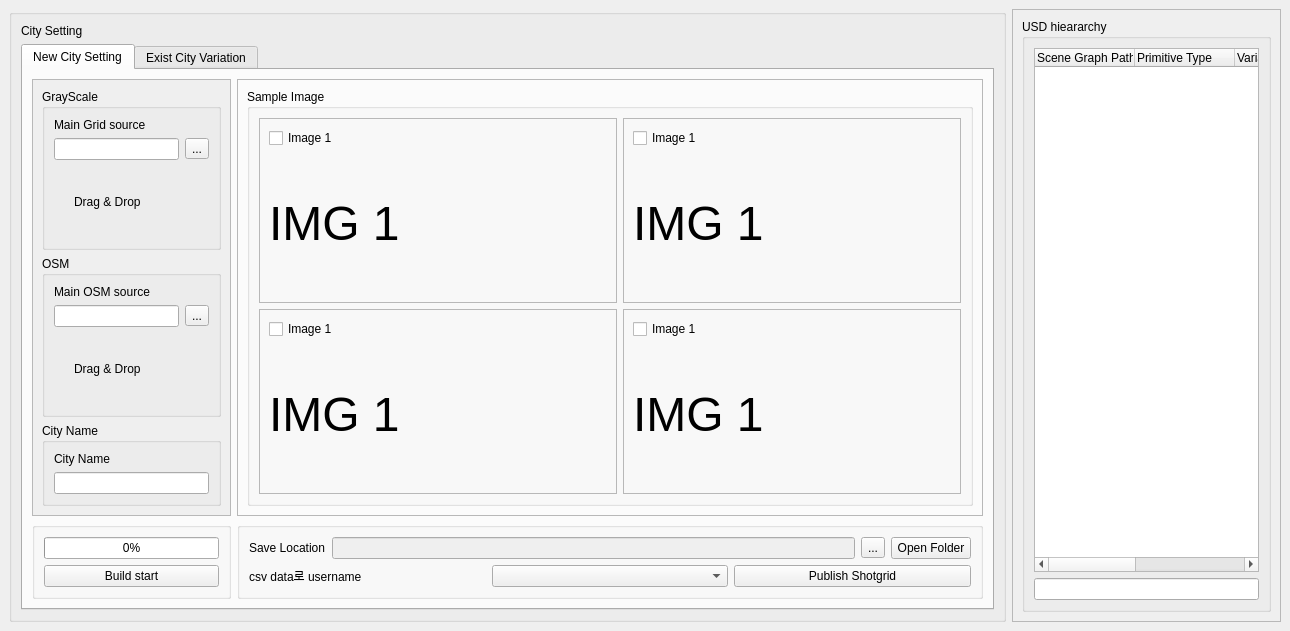
<?xml version="1.0" encoding="UTF-8"?>
<ui version="4.0">
 <class>MainWindow</class>
 <widget class="QMainWindow" name="MainWindow">
  <property name="geometry">
   <rect>
    <x>0</x>
    <y>0</y>
    <width>1290</width>
    <height>631</height>
   </rect>
  </property>
  <property name="windowTitle">
   <string>MainWindow</string>
  </property>
  <widget class="QWidget" name="centralwidget">
   <layout class="QGridLayout" name="gridLayout_5">
    <item row="0" column="0">
     <layout class="QVBoxLayout" name="verticalLayout">
      <item>
       <layout class="QHBoxLayout" name="horizontalLayout">
        <item>
         <widget class="QGroupBox" name="groupBox_9">
          <property name="title">
           <string/>
          </property>
          <layout class="QGridLayout" name="gridLayout_15">
           <item row="1" column="0">
            <widget class="QTabWidget" name="tabWidget">
             <property name="currentIndex">
              <number>0</number>
             </property>
             <widget class="QWidget" name="tab1">
              <attribute name="title">
               <string>New City Setting</string>
              </attribute>
              <layout class="QGridLayout" name="gridLayout_8">
               <item row="0" column="0">
                <widget class="QScrollArea" name="scrollArea">
                 <property name="widgetResizable">
                  <bool>true</bool>
                 </property>
                 <widget class="QWidget" name="scrollAreaWidgetContents">
                  <property name="geometry">
                   <rect>
                    <x>0</x>
                    <y>0</y>
                    <width>174</width>
                    <height>422</height>
                   </rect>
                  </property>
                  <layout class="QGridLayout" name="gridLayout_18">
                   <item row="0" column="0">
                    <widget class="QGroupBox" name="groupBox__grayscale">
                     <property name="title">
                      <string>GrayScale</string>
                     </property>
                     <layout class="QGridLayout" name="gridLayout_2">
                      <item row="0" column="0">
                       <layout class="QVBoxLayout" name="verticalLayout_2">
                        <item>
                         <widget class="QLabel" name="label__grid">
                          <property name="text">
                           <string>Main Grid source</string>
                          </property>
                         </widget>
                        </item>
                        <item>
                         <layout class="QHBoxLayout" name="horizontalLayout_2">
                          <item>
                           <widget class="QLineEdit" name="lineEdit__grid_path"/>
                          </item>
                          <item>
                           <widget class="QToolButton" name="toolButton__gird_path">
                            <property name="text">
                             <string>...</string>
                            </property>
                           </widget>
                          </item>
                         </layout>
                        </item>
                       </layout>
                      </item>
                      <item row="1" column="0">
                       <layout class="QHBoxLayout" name="horizontalLayout__dragdrop">
                        <item>
                         <spacer name="verticalSpacer_7">
                          <property name="orientation">
                           <enum>Qt::Vertical</enum>
                          </property>
                          <property name="sizeHint" stdset="0">
                           <size>
                            <width>20</width>
                            <height>40</height>
                           </size>
                          </property>
                         </spacer>
                        </item>
                        <item>
                         <widget class="QLabel" name="label_18">
                          <property name="text">
                           <string>Drag &amp; Drop</string>
                          </property>
                         </widget>
                        </item>
                        <item>
                         <spacer name="verticalSpacer_6">
                          <property name="orientation">
                           <enum>Qt::Vertical</enum>
                          </property>
                          <property name="sizeHint" stdset="0">
                           <size>
                            <width>20</width>
                            <height>40</height>
                           </size>
                          </property>
                         </spacer>
                        </item>
                       </layout>
                      </item>
                     </layout>
                    </widget>
                   </item>
                   <item row="1" column="0">
                    <widget class="QGroupBox" name="groupBox__osm">
                     <property name="title">
                      <string>OSM</string>
                     </property>
                     <layout class="QGridLayout" name="gridLayout_16">
                      <item row="0" column="0">
                       <layout class="QVBoxLayout" name="verticalLayout_6">
                        <item>
                         <layout class="QVBoxLayout" name="verticalLayout_5">
                          <item>
                           <widget class="QLabel" name="label__OSM">
                            <property name="text">
                             <string>Main OSM source</string>
                            </property>
                           </widget>
                          </item>
                          <item>
                           <layout class="QHBoxLayout" name="horizontalLayout__osm">
                            <item>
                             <widget class="QLineEdit" name="lineEdit__osm"/>
                            </item>
                            <item>
                             <widget class="QToolButton" name="toolButton__osm">
                              <property name="text">
                               <string>...</string>
                              </property>
                             </widget>
                            </item>
                           </layout>
                          </item>
                         </layout>
                        </item>
                        <item>
                         <layout class="QHBoxLayout" name="horizontalLayout__osm_2">
                          <item>
                           <spacer name="verticalSpacer_9">
                            <property name="orientation">
                             <enum>Qt::Vertical</enum>
                            </property>
                            <property name="sizeHint" stdset="0">
                             <size>
                              <width>20</width>
                              <height>40</height>
                             </size>
                            </property>
                           </spacer>
                          </item>
                          <item>
                           <widget class="QLabel" name="label_19">
                            <property name="text">
                             <string>Drag &amp; Drop</string>
                            </property>
                           </widget>
                          </item>
                          <item>
                           <spacer name="verticalSpacer_8">
                            <property name="orientation">
                             <enum>Qt::Vertical</enum>
                            </property>
                            <property name="sizeHint" stdset="0">
                             <size>
                              <width>20</width>
                              <height>40</height>
                             </size>
                            </property>
                           </spacer>
                          </item>
                         </layout>
                        </item>
                       </layout>
                      </item>
                     </layout>
                    </widget>
                   </item>
                   <item row="2" column="0">
                    <widget class="QGroupBox" name="groupBox__name">
                     <property name="title">
                      <string>City Name</string>
                     </property>
                     <layout class="QGridLayout" name="gridLayout_17">
                      <item row="0" column="0">
                       <layout class="QVBoxLayout" name="verticalLayout__name">
                        <item>
                         <widget class="QLabel" name="label_2">
                          <property name="text">
                           <string>City Name</string>
                          </property>
                         </widget>
                        </item>
                        <item>
                         <widget class="QLineEdit" name="lineEdit__city_name"/>
                        </item>
                       </layout>
                      </item>
                     </layout>
                    </widget>
                   </item>
                  </layout>
                 </widget>
                </widget>
               </item>
               <item row="0" column="1">
                <widget class="QFrame" name="frame__image">
                 <property name="frameShape">
                  <enum>QFrame::StyledPanel</enum>
                 </property>
                 <property name="frameShadow">
                  <enum>QFrame::Raised</enum>
                 </property>
                 <layout class="QGridLayout" name="gridLayout_4">
                  <item row="0" column="0">
                   <widget class="QGroupBox" name="groupBox__image">
                    <property name="title">
                     <string>Sample Image</string>
                    </property>
                    <layout class="QGridLayout" name="gridLayout_6">
                     <item row="0" column="1">
                      <widget class="QFrame" name="frame_5">
                       <property name="frameShape">
                        <enum>QFrame::StyledPanel</enum>
                       </property>
                       <property name="frameShadow">
                        <enum>QFrame::Raised</enum>
                       </property>
                       <layout class="QGridLayout" name="gridLayout_11">
                        <item row="0" column="0">
                         <widget class="QCheckBox" name="checkBox__img2">
                          <property name="text">
                           <string>Image 1</string>
                          </property>
                         </widget>
                        </item>
                        <item row="1" column="0">
                         <widget class="QLabel" name="label_13">
                          <property name="baseSize">
                           <size>
                            <width>50</width>
                            <height>50</height>
                           </size>
                          </property>
                          <property name="font">
                           <font>
                            <pointsize>36</pointsize>
                           </font>
                          </property>
                          <property name="text">
                           <string>IMG 1              </string>
                          </property>
                         </widget>
                        </item>
                       </layout>
                      </widget>
                     </item>
                     <item row="1" column="1">
                      <widget class="QFrame" name="frame_6">
                       <property name="frameShape">
                        <enum>QFrame::StyledPanel</enum>
                       </property>
                       <property name="frameShadow">
                        <enum>QFrame::Raised</enum>
                       </property>
                       <layout class="QGridLayout" name="gridLayout_12">
                        <item row="0" column="0">
                         <widget class="QCheckBox" name="checkBox__img3">
                          <property name="text">
                           <string>Image 1</string>
                          </property>
                         </widget>
                        </item>
                        <item row="1" column="0">
                         <widget class="QLabel" name="label_12">
                          <property name="baseSize">
                           <size>
                            <width>50</width>
                            <height>50</height>
                           </size>
                          </property>
                          <property name="font">
                           <font>
                            <pointsize>36</pointsize>
                           </font>
                          </property>
                          <property name="text">
                           <string>IMG 1              </string>
                          </property>
                         </widget>
                        </item>
                       </layout>
                      </widget>
                     </item>
                     <item row="1" column="0">
                      <widget class="QFrame" name="frame_4">
                       <property name="frameShape">
                        <enum>QFrame::StyledPanel</enum>
                       </property>
                       <property name="frameShadow">
                        <enum>QFrame::Raised</enum>
                       </property>
                       <layout class="QGridLayout" name="gridLayout_10">
                        <item row="1" column="0">
                         <widget class="QLabel" name="label__img3">
                          <property name="baseSize">
                           <size>
                            <width>50</width>
                            <height>50</height>
                           </size>
                          </property>
                          <property name="font">
                           <font>
                            <pointsize>36</pointsize>
                           </font>
                          </property>
                          <property name="text">
                           <string>IMG 1              </string>
                          </property>
                         </widget>
                        </item>
                        <item row="0" column="0">
                         <widget class="QCheckBox" name="checkBox_2">
                          <property name="text">
                           <string>Image 1</string>
                          </property>
                         </widget>
                        </item>
                        <item row="1" column="1">
                         <spacer name="verticalSpacer_2">
                          <property name="orientation">
                           <enum>Qt::Vertical</enum>
                          </property>
                          <property name="sizeHint" stdset="0">
                           <size>
                            <width>20</width>
                            <height>40</height>
                           </size>
                          </property>
                         </spacer>
                        </item>
                       </layout>
                      </widget>
                     </item>
                     <item row="0" column="0">
                      <widget class="QFrame" name="frame_3">
                       <property name="frameShape">
                        <enum>QFrame::StyledPanel</enum>
                       </property>
                       <property name="frameShadow">
                        <enum>QFrame::Raised</enum>
                       </property>
                       <layout class="QGridLayout" name="gridLayout_9">
                        <item row="1" column="0">
                         <widget class="QLabel" name="label">
                          <property name="baseSize">
                           <size>
                            <width>50</width>
                            <height>50</height>
                           </size>
                          </property>
                          <property name="font">
                           <font>
                            <pointsize>36</pointsize>
                           </font>
                          </property>
                          <property name="text">
                           <string>IMG 1              </string>
                          </property>
                         </widget>
                        </item>
                        <item row="0" column="0">
                         <widget class="QCheckBox" name="checkBox__img1">
                          <property name="text">
                           <string>Image 1</string>
                          </property>
                         </widget>
                        </item>
                        <item row="1" column="1">
                         <spacer name="verticalSpacer">
                          <property name="orientation">
                           <enum>Qt::Vertical</enum>
                          </property>
                          <property name="sizeHint" stdset="0">
                           <size>
                            <width>20</width>
                            <height>40</height>
                           </size>
                          </property>
                         </spacer>
                        </item>
                       </layout>
                      </widget>
                     </item>
                    </layout>
                   </widget>
                  </item>
                 </layout>
                </widget>
               </item>
               <item row="1" column="0">
                <widget class="QGroupBox" name="groupBox__build">
                 <property name="title">
                  <string/>
                 </property>
                 <layout class="QGridLayout" name="gridLayout_24">
                  <item row="0" column="0">
                   <widget class="QProgressBar" name="progressBar__build">
                    <property name="value">
                     <number>0</number>
                    </property>
                   </widget>
                  </item>
                  <item row="1" column="0">
                   <widget class="QPushButton" name="pushButton__start">
                    <property name="text">
                     <string>Build start</string>
                    </property>
                   </widget>
                  </item>
                 </layout>
                </widget>
               </item>
               <item row="1" column="1">
                <widget class="QGroupBox" name="groupBox_10">
                 <property name="title">
                  <string/>
                 </property>
                 <layout class="QGridLayout" name="gridLayout_23">
                  <item row="0" column="0">
                   <layout class="QHBoxLayout" name="horizontalLayout__open">
                    <item>
                     <widget class="QLabel" name="label_7">
                      <property name="text">
                       <string>Save Location</string>
                      </property>
                     </widget>
                    </item>
                    <item>
                     <widget class="QLineEdit" name="lineEdit__open">
                      <property name="enabled">
                       <bool>false</bool>
                      </property>
                      <property name="readOnly">
                       <bool>true</bool>
                      </property>
                     </widget>
                    </item>
                    <item>
                     <widget class="QToolButton" name="toolButton__open">
                      <property name="text">
                       <string>...</string>
                      </property>
                     </widget>
                    </item>
                    <item>
                     <widget class="QPushButton" name="pushButton__open">
                      <property name="text">
                       <string>Open Folder</string>
                      </property>
                     </widget>
                    </item>
                   </layout>
                  </item>
                  <item row="1" column="0">
                   <layout class="QHBoxLayout" name="horizontalLayout__publish">
                    <item>
                     <widget class="QLabel" name="label__publish">
                      <property name="text">
                       <string>csv data로 username</string>
                      </property>
                     </widget>
                    </item>
                    <item>
                     <widget class="QComboBox" name="comboBox__usr"/>
                    </item>
                    <item>
                     <widget class="QPushButton" name="pushButton__publish">
                      <property name="text">
                       <string>Publish Shotgrid</string>
                      </property>
                     </widget>
                    </item>
                   </layout>
                  </item>
                 </layout>
                </widget>
               </item>
              </layout>
             </widget>
             <widget class="QWidget" name="tab2__variation">
              <attribute name="title">
               <string>Exist City Variation</string>
              </attribute>
              <layout class="QGridLayout" name="gridLayout_13">
               <item row="3" column="1">
                <widget class="QGroupBox" name="groupBox_12">
                 <property name="title">
                  <string/>
                 </property>
                 <layout class="QGridLayout" name="gridLayout_32">
                  <item row="0" column="0">
                   <layout class="QHBoxLayout" name="horizontalLayout_9">
                    <item>
                     <widget class="QLabel" name="label_20">
                      <property name="text">
                       <string>Save Location</string>
                      </property>
                     </widget>
                    </item>
                    <item>
                     <widget class="QLineEdit" name="lineEdit_6"/>
                    </item>
                    <item>
                     <widget class="QToolButton" name="toolButton_5">
                      <property name="text">
                       <string>...</string>
                      </property>
                     </widget>
                    </item>
                    <item>
                     <widget class="QPushButton" name="pushButton_8">
                      <property name="text">
                       <string>Export Local</string>
                      </property>
                     </widget>
                    </item>
                   </layout>
                  </item>
                  <item row="1" column="0">
                   <layout class="QHBoxLayout" name="horizontalLayout_10">
                    <item>
                     <widget class="QLabel" name="label_21">
                      <property name="text">
                       <string>csv data로 username</string>
                      </property>
                     </widget>
                    </item>
                    <item>
                     <widget class="QComboBox" name="comboBox_4"/>
                    </item>
                    <item>
                     <widget class="QPushButton" name="pushButton_9">
                      <property name="text">
                       <string>Publish Shotgrid</string>
                      </property>
                     </widget>
                    </item>
                   </layout>
                  </item>
                 </layout>
                </widget>
               </item>
               <item row="1" column="0">
                <widget class="QScrollArea" name="scrollArea_2">
                 <property name="widgetResizable">
                  <bool>true</bool>
                 </property>
                 <widget class="QWidget" name="scrollAreaWidgetContents_2">
                  <property name="geometry">
                   <rect>
                    <x>0</x>
                    <y>0</y>
                    <width>181</width>
                    <height>409</height>
                   </rect>
                  </property>
                  <layout class="QGridLayout" name="gridLayout_14">
                   <item row="0" column="0">
                    <layout class="QVBoxLayout" name="verticalLayout_4">
                     <item>
                      <widget class="QFrame" name="frame_9">
                       <property name="frameShape">
                        <enum>QFrame::StyledPanel</enum>
                       </property>
                       <property name="frameShadow">
                        <enum>QFrame::Raised</enum>
                       </property>
                       <layout class="QGridLayout" name="gridLayout_21">
                        <item row="1" column="0">
                         <layout class="QHBoxLayout" name="horizontalLayout_4">
                          <item>
                           <widget class="QLabel" name="label_8">
                            <property name="text">
                             <string>Location</string>
                            </property>
                           </widget>
                          </item>
                          <item>
                           <widget class="QLineEdit" name="lineEdit_4"/>
                          </item>
                          <item>
                           <widget class="QToolButton" name="toolButton_3">
                            <property name="text">
                             <string>...</string>
                            </property>
                           </widget>
                          </item>
                         </layout>
                        </item>
                        <item row="3" column="0">
                         <layout class="QHBoxLayout" name="horizontalLayout_5">
                          <item>
                           <widget class="QLabel" name="label_9">
                            <property name="text">
                             <string>Select City</string>
                            </property>
                           </widget>
                          </item>
                          <item>
                           <widget class="QComboBox" name="comboBox_2"/>
                          </item>
                          <item>
                           <spacer name="horizontalSpacer">
                            <property name="orientation">
                             <enum>Qt::Horizontal</enum>
                            </property>
                            <property name="sizeHint" stdset="0">
                             <size>
                              <width>40</width>
                              <height>20</height>
                             </size>
                            </property>
                           </spacer>
                          </item>
                         </layout>
                        </item>
                        <item row="2" column="0">
                         <layout class="QVBoxLayout" name="verticalLayout_3">
                          <item>
                           <widget class="QFrame" name="frame_10">
                            <property name="frameShape">
                             <enum>QFrame::StyledPanel</enum>
                            </property>
                            <property name="frameShadow">
                             <enum>QFrame::Raised</enum>
                            </property>
                            <layout class="QGridLayout" name="gridLayout_22">
                             <item row="0" column="0">
                              <widget class="QLabel" name="label_4">
                               <property name="text">
                                <string>Drag &amp; Drop</string>
                               </property>
                               <property name="alignment">
                                <set>Qt::AlignCenter</set>
                               </property>
                              </widget>
                             </item>
                            </layout>
                           </widget>
                          </item>
                         </layout>
                        </item>
                       </layout>
                      </widget>
                     </item>
                     <item>
                      <widget class="QFrame" name="frame_16">
                       <property name="frameShape">
                        <enum>QFrame::StyledPanel</enum>
                       </property>
                       <property name="frameShadow">
                        <enum>QFrame::Raised</enum>
                       </property>
                       <layout class="QGridLayout" name="gridLayout_31">
                        <item row="0" column="0">
                         <widget class="QLabel" name="label_6">
                          <property name="text">
                           <string>weather FX</string>
                          </property>
                         </widget>
                        </item>
                        <item row="1" column="0">
                         <widget class="QLabel" name="label_10">
                          <property name="text">
                           <string>building setting</string>
                          </property>
                         </widget>
                        </item>
                       </layout>
                      </widget>
                     </item>
                    </layout>
                   </item>
                  </layout>
                 </widget>
                </widget>
               </item>
               <item row="1" column="1">
                <widget class="QFrame" name="frame_11">
                 <property name="frameShape">
                  <enum>QFrame::StyledPanel</enum>
                 </property>
                 <property name="frameShadow">
                  <enum>QFrame::Raised</enum>
                 </property>
                 <layout class="QGridLayout" name="gridLayout_25">
                  <item row="0" column="0">
                   <widget class="QGroupBox" name="groupBox_11">
                    <property name="title">
                     <string>Sample Image</string>
                    </property>
                    <layout class="QGridLayout" name="gridLayout_26">
                     <item row="0" column="1">
                      <widget class="QFrame" name="frame_12">
                       <property name="frameShape">
                        <enum>QFrame::StyledPanel</enum>
                       </property>
                       <property name="frameShadow">
                        <enum>QFrame::Raised</enum>
                       </property>
                       <layout class="QGridLayout" name="gridLayout_27">
                        <item row="0" column="0">
                         <widget class="QCheckBox" name="checkBox_6">
                          <property name="text">
                           <string>Image 1</string>
                          </property>
                         </widget>
                        </item>
                        <item row="1" column="0">
                         <widget class="QLabel" name="label_14">
                          <property name="baseSize">
                           <size>
                            <width>50</width>
                            <height>50</height>
                           </size>
                          </property>
                          <property name="font">
                           <font>
                            <pointsize>36</pointsize>
                           </font>
                          </property>
                          <property name="text">
                           <string>IMG 1              </string>
                          </property>
                         </widget>
                        </item>
                       </layout>
                      </widget>
                     </item>
                     <item row="1" column="1">
                      <widget class="QFrame" name="frame_13">
                       <property name="frameShape">
                        <enum>QFrame::StyledPanel</enum>
                       </property>
                       <property name="frameShadow">
                        <enum>QFrame::Raised</enum>
                       </property>
                       <layout class="QGridLayout" name="gridLayout_28">
                        <item row="0" column="0">
                         <widget class="QCheckBox" name="checkBox_7">
                          <property name="text">
                           <string>Image 1</string>
                          </property>
                         </widget>
                        </item>
                        <item row="1" column="0">
                         <widget class="QLabel" name="label_15">
                          <property name="baseSize">
                           <size>
                            <width>50</width>
                            <height>50</height>
                           </size>
                          </property>
                          <property name="font">
                           <font>
                            <pointsize>36</pointsize>
                           </font>
                          </property>
                          <property name="text">
                           <string>IMG 1              </string>
                          </property>
                         </widget>
                        </item>
                       </layout>
                      </widget>
                     </item>
                     <item row="1" column="0">
                      <widget class="QFrame" name="frame_14">
                       <property name="frameShape">
                        <enum>QFrame::StyledPanel</enum>
                       </property>
                       <property name="frameShadow">
                        <enum>QFrame::Raised</enum>
                       </property>
                       <layout class="QGridLayout" name="gridLayout_29">
                        <item row="1" column="0">
                         <widget class="QLabel" name="label_16">
                          <property name="baseSize">
                           <size>
                            <width>50</width>
                            <height>50</height>
                           </size>
                          </property>
                          <property name="font">
                           <font>
                            <pointsize>36</pointsize>
                           </font>
                          </property>
                          <property name="text">
                           <string>IMG 1              </string>
                          </property>
                         </widget>
                        </item>
                        <item row="0" column="0">
                         <widget class="QCheckBox" name="checkBox_3">
                          <property name="text">
                           <string>Image 1</string>
                          </property>
                         </widget>
                        </item>
                        <item row="1" column="1">
                         <spacer name="verticalSpacer_3">
                          <property name="orientation">
                           <enum>Qt::Vertical</enum>
                          </property>
                          <property name="sizeHint" stdset="0">
                           <size>
                            <width>20</width>
                            <height>40</height>
                           </size>
                          </property>
                         </spacer>
                        </item>
                       </layout>
                      </widget>
                     </item>
                     <item row="0" column="0">
                      <widget class="QFrame" name="frame_15">
                       <property name="frameShape">
                        <enum>QFrame::StyledPanel</enum>
                       </property>
                       <property name="frameShadow">
                        <enum>QFrame::Raised</enum>
                       </property>
                       <layout class="QGridLayout" name="gridLayout_30">
                        <item row="1" column="0">
                         <widget class="QLabel" name="label_17">
                          <property name="baseSize">
                           <size>
                            <width>50</width>
                            <height>50</height>
                           </size>
                          </property>
                          <property name="font">
                           <font>
                            <pointsize>36</pointsize>
                           </font>
                          </property>
                          <property name="text">
                           <string>IMG 1              </string>
                          </property>
                         </widget>
                        </item>
                        <item row="0" column="0">
                         <widget class="QCheckBox" name="checkBox_8">
                          <property name="text">
                           <string>Image 1</string>
                          </property>
                         </widget>
                        </item>
                        <item row="1" column="1">
                         <spacer name="verticalSpacer_4">
                          <property name="orientation">
                           <enum>Qt::Vertical</enum>
                          </property>
                          <property name="sizeHint" stdset="0">
                           <size>
                            <width>20</width>
                            <height>40</height>
                           </size>
                          </property>
                         </spacer>
                        </item>
                       </layout>
                      </widget>
                     </item>
                    </layout>
                   </widget>
                  </item>
                 </layout>
                </widget>
               </item>
               <item row="3" column="0">
                <widget class="QGroupBox" name="groupBox_13">
                 <property name="title">
                  <string/>
                 </property>
                 <layout class="QGridLayout" name="gridLayout_33">
                  <item row="0" column="0">
                   <widget class="QProgressBar" name="progressBar_3">
                    <property name="value">
                     <number>24</number>
                    </property>
                   </widget>
                  </item>
                  <item row="1" column="0">
                   <widget class="QPushButton" name="pushButton_10">
                    <property name="text">
                     <string>Build start</string>
                    </property>
                   </widget>
                  </item>
                 </layout>
                </widget>
               </item>
              </layout>
             </widget>
            </widget>
           </item>
           <item row="0" column="0">
            <widget class="QLabel" name="label_22">
             <property name="text">
              <string>City Setting</string>
             </property>
            </widget>
           </item>
          </layout>
         </widget>
        </item>
        <item>
         <widget class="QFrame" name="frame">
          <property name="frameShape">
           <enum>QFrame::StyledPanel</enum>
          </property>
          <property name="frameShadow">
           <enum>QFrame::Raised</enum>
          </property>
          <layout class="QGridLayout" name="gridLayout_3">
           <item row="0" column="0">
            <widget class="QGroupBox" name="groupBox_2">
             <property name="title">
              <string>USD hieararchy</string>
             </property>
             <layout class="QGridLayout" name="gridLayout">
              <item row="0" column="0">
               <widget class="QTreeWidget" name="treeWidget">
                <property name="columnCount">
                 <number>5</number>
                </property>
                <column>
                 <property name="text">
                  <string>Scene Graph Path</string>
                 </property>
                </column>
                <column>
                 <property name="text">
                  <string>Primitive Type</string>
                 </property>
                </column>
                <column>
                 <property name="text">
                  <string>Variants</string>
                 </property>
                </column>
                <column>
                 <property name="text">
                  <string>Kind</string>
                 </property>
                </column>
                <column>
                 <property name="text">
                  <string>Draw Mode</string>
                 </property>
                </column>
               </widget>
              </item>
              <item row="1" column="0">
               <widget class="QLineEdit" name="lineEdit">
                <property name="baseSize">
                 <size>
                  <width>50</width>
                  <height>50</height>
                 </size>
                </property>
               </widget>
              </item>
             </layout>
            </widget>
           </item>
          </layout>
         </widget>
        </item>
       </layout>
      </item>
     </layout>
    </item>
   </layout>
  </widget>
  <widget class="QMenuBar" name="menubar">
   <property name="geometry">
    <rect>
     <x>0</x>
     <y>0</y>
     <width>1290</width>
     <height>22</height>
    </rect>
   </property>
  </widget>
 </widget>
 <resources/>
 <connections/>
</ui>
